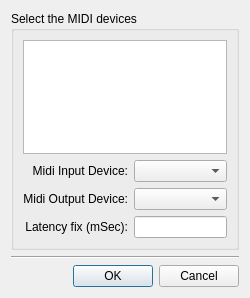
<ui version="4.0" >
 <class>GuiMidiSettingsDialog</class>
 <widget class="QDialog" name="GuiMidiSettingsDialog" >
  <property name="geometry" >
   <rect>
    <x>0</x>
    <y>0</y>
    <width>250</width>
    <height>298</height>
   </rect>
  </property>
  <property name="windowTitle" >
   <string>Dialog</string>
  </property>
  <layout class="QVBoxLayout" >
   <item>
    <widget class="QGroupBox" name="groupBox" >
     <property name="title" >
      <string>Select the MIDI devices</string>
     </property>
     <layout class="QVBoxLayout" >
      <item>
       <widget class="QTextEdit" name="midiInfoText" >
        <property name="acceptDrops" >
         <bool>false</bool>
        </property>
        <property name="readOnly" >
         <bool>true</bool>
        </property>
       </widget>
      </item>
      <item>
       <layout class="QGridLayout" >
        <item row="0" column="0" >
         <widget class="QLabel" name="label" >
          <property name="text" >
           <string>Midi Input Device:</string>
          </property>
          <property name="alignment" >
           <set>Qt::AlignRight|Qt::AlignTrailing|Qt::AlignVCenter</set>
          </property>
         </widget>
        </item>
        <item row="0" column="1" >
         <widget class="QComboBox" name="midiInputCombo" />
        </item>
        <item row="1" column="0" >
         <widget class="QLabel" name="label_2" >
          <property name="text" >
           <string>Midi Output Device:</string>
          </property>
          <property name="alignment" >
           <set>Qt::AlignRight|Qt::AlignTrailing|Qt::AlignVCenter</set>
          </property>
         </widget>
        </item>
        <item row="1" column="1" >
         <widget class="QComboBox" name="midiOutputCombo" />
        </item>
        <item row="2" column="0" >
         <widget class="QLabel" name="latencyFixLabel" >
          <property name="text" >
           <string>Latency fix (mSec):</string>
          </property>
          <property name="alignment" >
           <set>Qt::AlignRight|Qt::AlignTrailing|Qt::AlignVCenter</set>
          </property>
         </widget>
        </item>
        <item row="2" column="1" >
         <widget class="QLineEdit" name="latencyFixEdit" >
          <property name="toolTip" >
           <string>A work around for poor latency</string>
          </property>
          <property name="inputMask" >
           <string>0000; </string>
          </property>
         </widget>
        </item>
       </layout>
      </item>
     </layout>
    </widget>
   </item>
   <item>
    <widget class="Line" name="line" >
     <property name="orientation" >
      <enum>Qt::Horizontal</enum>
     </property>
    </widget>
   </item>
   <item>
    <widget class="QDialogButtonBox" name="buttonBox" >
     <property name="orientation" >
      <enum>Qt::Horizontal</enum>
     </property>
     <property name="standardButtons" >
      <set>QDialogButtonBox::Cancel|QDialogButtonBox::NoButton|QDialogButtonBox::Ok</set>
     </property>
    </widget>
   </item>
  </layout>
 </widget>
 <resources/>
 <connections>
  <connection>
   <sender>buttonBox</sender>
   <signal>accepted()</signal>
   <receiver>GuiMidiSettingsDialog</receiver>
   <slot>accept()</slot>
   <hints>
    <hint type="sourcelabel" >
     <x>248</x>
     <y>254</y>
    </hint>
    <hint type="destinationlabel" >
     <x>157</x>
     <y>274</y>
    </hint>
   </hints>
  </connection>
  <connection>
   <sender>buttonBox</sender>
   <signal>rejected()</signal>
   <receiver>GuiMidiSettingsDialog</receiver>
   <slot>reject()</slot>
   <hints>
    <hint type="sourcelabel" >
     <x>316</x>
     <y>260</y>
    </hint>
    <hint type="destinationlabel" >
     <x>286</x>
     <y>274</y>
    </hint>
   </hints>
  </connection>
 </connections>
</ui>
